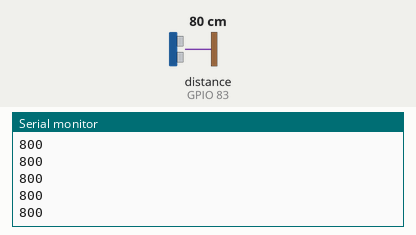
Bench run of a sketch on a simulated ESP32. On the bench: the last lines printed to the serial monitor. The test bench sets the inputs (shaded band); at power-on: distance to the obstacle (sensor on GPIO 83) 80 cm.

Above: at 1.2 s.
1.3 s: distance to the obstacle (sensor on GPIO 83) set to 2 cm
At 1.49 s:
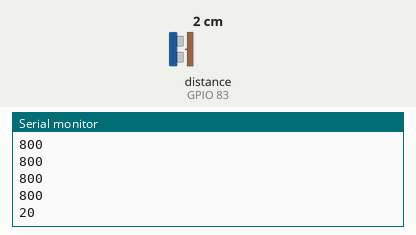
2.8 s: distance to the obstacle (sensor on GPIO 83) set to 4 cm
At 2.82 s:
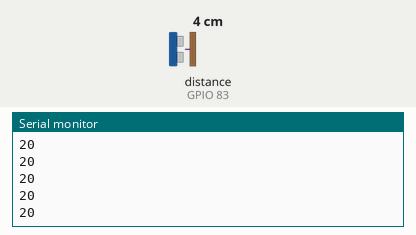
Timing chart, 0 to 5.8 s (numbered marks = the images above; inputs shaded):
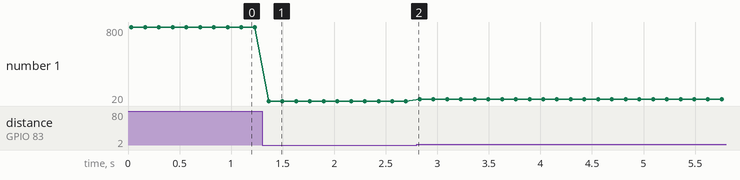

The sketch:

Vl53lox.ino
```cpp
#include "Adafruit_VL53L0X.h"
Adafruit_VL53L0X lox = Adafruit_VL53L0X();


int rangeToF (){
  VL53L0X_RangingMeasurementData_t measure;

  lox.rangingTest(&measure, false); // pass 'true' for debugging info
  if (measure.RangeStatus != 4) {  // phase failures have incorrect data
  //Serial.printf("Distance (mm): %d\n",measure.RangeMilliMeter);
    return measure.RangeMilliMeter;
  }
//Serial.println(" out of range ");
  return 0;  // error, real values are never 0
}

void setup() {
   Serial.begin(115200);
  if (!lox.begin(0x53)) { // for debugging use lox.begin(0x29,true), if device
    Serial.println(F("Failed to boot VL53L0X"));
    delay(2000);
  }
  // put your setup code here, to run once:

}

void loop() {
  // put your main code here, to run repeatedly:
int TOF = rangeToF();

  Serial.println(TOF);
  delay(100);


}
```

Measured:
- after the input at 1.3 s, the serial monitor: prints a new line after 0.06 s (image 1)
- plotted number 1: 800 → 20 after the input at 1.3 s, 20 → 40 after the input at 2.8 s
